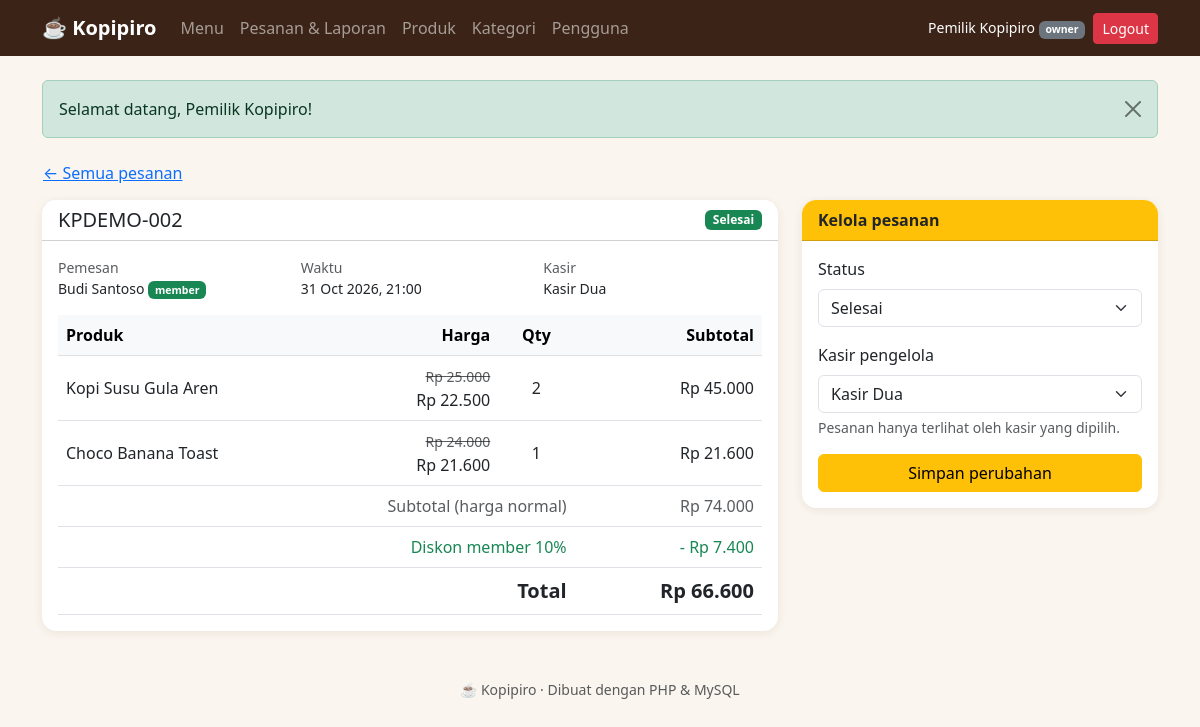
/owner/order_detail.php?id=2 (signed in), run on the app's committed database.
### tables this page shows
CREATE TABLE `orders` (
  `id` int(10) unsigned NOT NULL AUTO_INCREMENT,
  `order_code` varchar(20) NOT NULL,
  `user_id` int(10) unsigned DEFAULT NULL,
  `customer_name` varchar(100) NOT NULL,
  `notes` varchar(255) DEFAULT NULL,
  `cashier_id` int(10) unsigned DEFAULT NULL,
  `subtotal` int(10) unsigned NOT NULL,
  `discount_percent` tinyint(3) unsigned NOT NULL DEFAULT 0,
  `discount_amount` int(10) unsigned NOT NULL DEFAULT 0,
  `total` int(10) unsigned NOT NULL,
  `status` enum('pending','processing','completed','cancelled') NOT NULL DEFAULT 'pending',
  `created_at` timestamp NOT NULL DEFAULT CURRENT_TIMESTAMP,
  PRIMARY KEY (`id`),
  UNIQUE KEY `uq_orders_code` (`order_code`),
  KEY `idx_orders_user` (`user_id`),
  KEY `idx_orders_cashier_status` (`cashier_id`,`status`),
  KEY `idx_orders_created` (`created_at`),
  CONSTRAINT `fk_orders_user` FOREIGN KEY (`user_id`) REFERENCES `users` (`id`) ON DELETE SET NULL,
  CONSTRAINT `fk_orders_cashier` FOREIGN KEY (`cashier_id`) REFERENCES `users` (`id`) ON DELETE SET NULL
);

CREATE TABLE `users` (
  `id` int(10) unsigned NOT NULL AUTO_INCREMENT,
  `name` varchar(100) NOT NULL,
  `username` varchar(50) NOT NULL,
  `password` varchar(255) NOT NULL,
  `role` enum('owner','cashier','customer') NOT NULL DEFAULT 'customer',
  `created_at` timestamp NOT NULL DEFAULT CURRENT_TIMESTAMP,
  PRIMARY KEY (`id`),
  UNIQUE KEY `uq_users_username` (`username`)
);

CREATE TABLE `order_items` (
  `id` int(10) unsigned NOT NULL AUTO_INCREMENT,
  `order_id` int(10) unsigned NOT NULL,
  `product_id` int(10) unsigned DEFAULT NULL,
  `product_name` varchar(100) NOT NULL,
  `price` int(10) unsigned NOT NULL COMMENT 'Harga normal saat dipesan',
  `qty` smallint(5) unsigned NOT NULL,
  PRIMARY KEY (`id`),
  KEY `idx_items_order` (`order_id`),
  KEY `idx_items_product` (`product_id`),
  CONSTRAINT `fk_items_order` FOREIGN KEY (`order_id`) REFERENCES `orders` (`id`) ON DELETE CASCADE,
  CONSTRAINT `fk_items_product` FOREIGN KEY (`product_id`) REFERENCES `products` (`id`) ON DELETE SET NULL
);

### owner/order_detail.php (the view, shortened to what this page needs)
<?php
include __DIR__ . '/../init.php';
$id = (int) ($_GET['id'] ?? 0);
$order = db_one(
    $conn,
    "SELECT o.*, c.name AS cashier_name FROM orders o LEFT JOIN users c ON c.id = o.cashier_id WHERE o.id = ?",
    'i',
    [$id]
);
$cashiers = db_all($conn, "SELECT id, name FROM users WHERE role = 'cashier' ORDER BY name");
$items = fetch_order_items($conn, $id);
include __DIR__ . '/../header.php';
?>
<a href="<?= e(url('owner/orders.php')) ?>" class="btn btn-link px-0 mb-2">← Semua pesanan</a>
<div class="row g-4">
    <div class="col-lg-8">
        <div class="card kp-card">
            <div class="card-header bg-white d-flex justify-content-between align-items-center">
                <h1 class="h5 mb-0"><?= e($order['order_code']) ?></h1>
                <?= status_badge($order['status']) ?>
            </div>
            <div class="card-body">
                <div class="row small mb-3">
                    <div class="col-sm-4"><span class="text-muted">Pemesan</span><br><?= e($order['customer_name']) ?>
                        <?= $order['user_id'] ? '<span class="badge bg-success">member</span>' : '<span class="badge bg-light text-dark border">tamu</span>' ?></div>
                    <div class="col-sm-4"><span class="text-muted">Waktu</span><br><?= e(date('d M Y, H:i', strtotime($order['created_at']))) ?></div>
                    <div class="col-sm-4"><span class="text-muted">Kasir</span><br><?= e($order['cashier_name'] ?? 'Belum ditentukan') ?></div>
                </div>
                <?= order_items_table($order, $items) ?>
            </div>
        </div>
    </div>
    <div class="col-lg-4">
        <div class="card kp-card">
            <div class="card-header bg-warning text-dark fw-semibold">Kelola pesanan</div>
            <div class="card-body">
                <form method="POST" action="">
                    <div class="mb-3">
                        <label for="status" class="form-label">Status</label>
                        <select name="status" id="status" class="form-select">
                            <?php foreach (['pending', 'processing', 'completed', 'cancelled'] as $s): ?>
                                <option value="<?= $s ?>" <?= $order['status'] === $s ? 'selected' : '' ?>><?= e(status_label($s)) ?></option>
                            <?php endforeach; ?>
                        </select>
                    </div>
                    <div class="mb-3">
                        <label for="cashier_id" class="form-label">Kasir pengelola</label>
                        <select name="cashier_id" id="cashier_id" class="form-select">
                            <?php foreach ($cashiers as $c): ?>
                                <option value="<?= (int) $c['id'] ?>" <?= (int) $order['cashier_id'] === (int) $c['id'] ? 'selected' : '' ?>><?= e($c['name']) ?></option>
                            <?php endforeach; ?>
                        </select>
                        <div class="form-text">Pesanan hanya terlihat oleh kasir yang dipilih.</div>
                    </div>
                    <div class="d-grid"><button type="submit" name="update" class="btn btn-warning">Simpan perubahan</button></div>
                </form>
            </div>
        </div>
    </div>
</div>
<?php include __DIR__ . '/../footer.php'; ?>

### functions.php (shortened to what this page needs)
<?php
function e($v): string
{
    return htmlspecialchars((string) $v, ENT_QUOTES, 'UTF-8');
}
function rupiah($n): string
{
    return 'Rp ' . number_format((int) $n, 0, ',', '.');
}
function url(string $path = ''): string
{
    return BASE_URL . '/' . ltrim($path, '/');
}
function flash_render(): string
{
    $out = '';
    foreach (($_SESSION['flash'] ?? []) as $f) {
        $out .= '<div class="alert alert-' . e($f['type']) . ' alert-dismissible fade show" role="alert">'
            . e($f['msg'])
            . '<button type="button" class="btn-close" data-bs-dismiss="alert" aria-label="Tutup"></button></div>';
    }
    return $out;
}
function db_run(mysqli $conn, string $sql, string $types = '', array $params = []): mysqli_stmt
{
    $stmt = $conn->prepare($sql);
    if ($types !== '') {
        $stmt->bind_param($types, ...$params);
    }
    $stmt->execute();
    return $stmt;
}
function db_all(mysqli $conn, string $sql, string $types = '', array $params = []): array
{
    $stmt = db_run($conn, $sql, $types, $params);
    $res = $stmt->get_result();
    $rows = $res ? $res->fetch_all(MYSQLI_ASSOC) : [];
    return $rows;
}
function db_one(mysqli $conn, string $sql, string $types = '', array $params = []): ?array
{
    return db_all($conn, $sql, $types, $params)[0] ?? null;
}
function price_after_discount(int $price, int $pct): int
{
    return (int) round($price * (100 - $pct) / 100);
}
function status_label(string $s): string
{
    return ['pending' => 'Menunggu', 'processing' => 'Diproses', 'completed' => 'Selesai', 'cancelled' => 'Dibatalkan'][$s] ?? $s;
}
function status_badge(string $s): string
{
    $cls = ['pending' => 'bg-warning text-dark', 'processing' => 'bg-info text-dark', 'completed' => 'bg-success', 'cancelled' => 'bg-secondary'][$s] ?? 'bg-light text-dark';
    return '<span class="badge ' . $cls . '">' . e(status_label($s)) . '</span>';
}
function fetch_order_items(mysqli $conn, int $orderId): array
{
    return db_all($conn, "SELECT product_name, price, qty FROM order_items WHERE order_id = ? ORDER BY id", 'i', [$orderId]);
}
function order_items_table(array $order, array $items): string
{
    $pct = (int) $order['discount_percent'];
    ob_start(); ?>
    <div class="table-responsive">
        <table class="table align-middle mb-0">
            <thead class="table-light">
                <tr>
                    <th>Produk</th>
                    <th class="text-end">Harga</th>
                    <th class="text-center">Qty</th>
                    <th class="text-end">Subtotal</th>
                </tr>
            </thead>
            <tbody>
                <?php foreach ($items as $it):
                    $unit = price_after_discount((int) $it['price'], $pct); ?>
                    <tr>
                        <td><?= e($it['product_name']) ?></td>
                        <td class="text-end">
                            <?php if ($pct > 0): ?><del class="text-muted small"><?= rupiah($it['price']) ?></del><br><?php endif; ?>
                            <?= rupiah($unit) ?>
                        </td>
                        <td class="text-center"><?= (int) $it['qty'] ?></td>
                        <td class="text-end"><?= rupiah($unit * (int) $it['qty']) ?></td>
                    </tr>
                <?php endforeach; ?>
            </tbody>
            <tfoot>
                <?php if ($pct > 0): ?>
                    <tr>
                        <td colspan="3" class="text-end text-muted">Subtotal (harga normal)</td>
                        <td class="text-end text-muted"><?= rupiah($order['subtotal']) ?></td>
                    </tr>
                    <tr>
                        <td colspan="3" class="text-end text-success">Diskon member <?= $pct ?>%</td>
                        <td class="text-end text-success">- <?= rupiah($order['discount_amount']) ?></td>
                    </tr>
                <?php endif; ?>
                <tr class="fw-bold fs-5">
                    <td colspan="3" class="text-end">Total</td>
                    <td class="text-end"><?= rupiah($order['total']) ?></td>
                </tr>
            </tfoot>
        </table>
    </div>
    <?php
    return ob_get_clean();
}
?>

### assets/style.css (style rules this page uses)
:root { --kp-dark: #3b2417; --kp-brown: #8a5230; --kp-accent: #c8803c; --kp-cream: #faf5ee; }
body { background: var(--kp-cream); color: #2d2018; }
a { color: var(--kp-brown); }
.kp-card { border: 0; border-radius: .9rem; box-shadow: 0 2px 10px rgba(59, 36, 23, .08); overflow: hidden; transition: transform .15s; }

### data on the page
orders: order_code "KPDEMO-002", status "Selesai", customer_name "Budi Santoso", created_at "31 Oct 2026, 21:00", cashier.name "Kasir Dua", subtotal "Rp 74.000", discount_percent "10", discount_amount "Rp 7.400", total "Rp 66.600", cashier_id "Kasir Dua"
order_items: product_name "Kopi Susu Gula Aren", price "Rp 25.000", price.discount_percent "Rp 22.500", qty "2", rupiah($unit * (int) $it['qty']) "Rp 45.000"
order_items: product_name "Choco Banana Toast", price "Rp 24.000", price.discount_percent "Rp 21.600", qty "1", rupiah($unit * (int) $it['qty']) "Rp 21.600"

### other printed values
$_SESSION['name'] "Pemilik Kopipiro"
current_role() "owner"
$f['msg'] "Selamat datang, Pemilik Kopipiro!"
form field status "Selesai"
